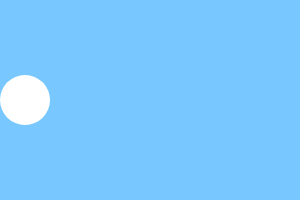
Frame 1 (no input)
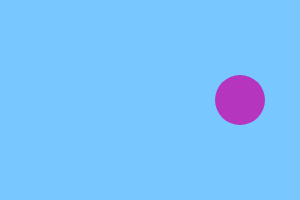
Frame 60 (no input)
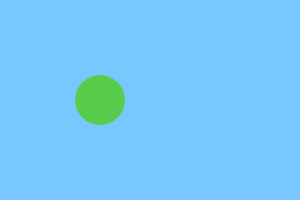
Frame 120 (the mouse pressed at the canvas centre since frame 60)

The p5.js sketch that drew these frames (run headless with seeded random() and noise() and a simulated clock; from frame 60 on, the mouse is pressed at the canvas centre):

// p5.js sketch
// ── sketch.js
var x = 25;
var dir = 1;
var speed = 5;

function setup() {
  createCanvas(300, 200);
  background(120, 200, 255);
}

function draw() {
  background(120, 200, 255);
  noStroke();
  //  fill(255, 0, 0);
  ellipse(x, 100, 50, 50);
  if (x > 275 || x < 25) {
    dir = dir * -1;
    fill(random(0, 255), random(0, 255), random(0, 255))
  }
  x = x + speed * dir;
}
